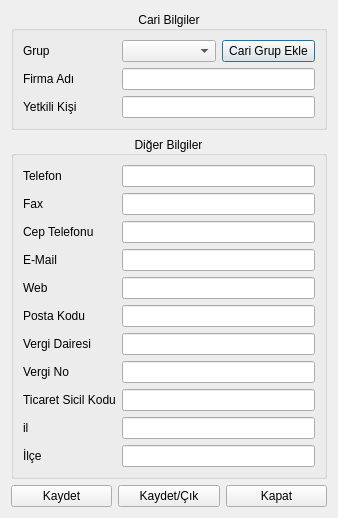
<?xml version="1.0" encoding="UTF-8"?>
<ui version="4.0">
 <class>YeniCariEkleDialog</class>
 <widget class="QDialog" name="YeniCariEkleDialog">
  <property name="geometry">
   <rect>
    <x>0</x>
    <y>0</y>
    <width>338</width>
    <height>480</height>
   </rect>
  </property>
  <property name="windowTitle">
   <string>Yeni Cari Hesap Ekle</string>
  </property>
  <layout class="QVBoxLayout" name="verticalLayout">
   <item>
    <widget class="QGroupBox" name="groupBox">
     <property name="title">
      <string>Cari Bilgiler</string>
     </property>
     <property name="alignment">
      <set>Qt::AlignCenter</set>
     </property>
     <property name="flat">
      <bool>true</bool>
     </property>
     <layout class="QGridLayout" name="gridLayout_2">
      <item row="0" column="0">
       <layout class="QGridLayout" name="gridLayout">
        <item row="0" column="1">
         <widget class="QComboBox" name="comboBox_CariGruplar"/>
        </item>
        <item row="2" column="0">
         <widget class="QLabel" name="label_3">
          <property name="text">
           <string>Yetkili Kişi</string>
          </property>
         </widget>
        </item>
        <item row="1" column="0">
         <widget class="QLabel" name="label_2">
          <property name="text">
           <string>Firma Adı</string>
          </property>
         </widget>
        </item>
        <item row="0" column="0">
         <widget class="QLabel" name="label">
          <property name="text">
           <string>Grup</string>
          </property>
         </widget>
        </item>
        <item row="0" column="2">
         <widget class="QPushButton" name="pushButton_CariGrpEkle">
          <property name="text">
           <string>Cari Grup Ekle</string>
          </property>
         </widget>
        </item>
        <item row="1" column="1" colspan="2">
         <widget class="QLineEdit" name="lineEdit_FirmaAdi"/>
        </item>
        <item row="2" column="1" colspan="2">
         <widget class="QLineEdit" name="lineEdit_FirmaYetkili"/>
        </item>
       </layout>
      </item>
     </layout>
    </widget>
   </item>
   <item>
    <widget class="QGroupBox" name="groupBox_2">
     <property name="title">
      <string>Diğer Bilgiler</string>
     </property>
     <property name="alignment">
      <set>Qt::AlignCenter</set>
     </property>
     <property name="flat">
      <bool>true</bool>
     </property>
     <layout class="QGridLayout" name="gridLayout_4">
      <item row="0" column="0">
       <layout class="QGridLayout" name="gridLayout_3">
        <item row="5" column="1">
         <widget class="QLineEdit" name="lineEdit_PostaKodu"/>
        </item>
        <item row="3" column="0">
         <widget class="QLabel" name="label_7">
          <property name="text">
           <string>E-Mail</string>
          </property>
         </widget>
        </item>
        <item row="3" column="1">
         <widget class="QLineEdit" name="lineEdit_eMail"/>
        </item>
        <item row="8" column="1">
         <widget class="QLineEdit" name="lineEdit_SicilNo">
          <property name="placeholderText">
           <string/>
          </property>
         </widget>
        </item>
        <item row="6" column="0">
         <widget class="QLabel" name="label_10">
          <property name="text">
           <string>Vergi Dairesi</string>
          </property>
         </widget>
        </item>
        <item row="0" column="0">
         <widget class="QLabel" name="label_4">
          <property name="text">
           <string>Telefon</string>
          </property>
         </widget>
        </item>
        <item row="10" column="0">
         <widget class="QLabel" name="label_14">
          <property name="text">
           <string>İlçe</string>
          </property>
         </widget>
        </item>
        <item row="4" column="1">
         <widget class="QLineEdit" name="lineEdit_Web"/>
        </item>
        <item row="2" column="0">
         <widget class="QLabel" name="label_6">
          <property name="text">
           <string>Cep Telefonu</string>
          </property>
         </widget>
        </item>
        <item row="8" column="0">
         <widget class="QLabel" name="label_12">
          <property name="text">
           <string>Ticaret Sicil Kodu</string>
          </property>
         </widget>
        </item>
        <item row="7" column="1">
         <widget class="QLineEdit" name="lineEdit_VergiNo">
          <property name="placeholderText">
           <string/>
          </property>
         </widget>
        </item>
        <item row="2" column="1">
         <widget class="QLineEdit" name="lineEdit_CepTelefonu"/>
        </item>
        <item row="7" column="0">
         <widget class="QLabel" name="label_11">
          <property name="text">
           <string>Vergi No</string>
          </property>
         </widget>
        </item>
        <item row="1" column="0">
         <widget class="QLabel" name="label_5">
          <property name="text">
           <string>Fax</string>
          </property>
         </widget>
        </item>
        <item row="9" column="0">
         <widget class="QLabel" name="label_13">
          <property name="text">
           <string>il</string>
          </property>
         </widget>
        </item>
        <item row="5" column="0">
         <widget class="QLabel" name="label_9">
          <property name="text">
           <string>Posta Kodu</string>
          </property>
         </widget>
        </item>
        <item row="6" column="1">
         <widget class="QLineEdit" name="lineEdit_VergiDairesi"/>
        </item>
        <item row="4" column="0">
         <widget class="QLabel" name="label_8">
          <property name="text">
           <string>Web</string>
          </property>
         </widget>
        </item>
        <item row="1" column="1">
         <widget class="QLineEdit" name="lineEdit_Fax"/>
        </item>
        <item row="0" column="1">
         <widget class="QLineEdit" name="lineEdit_Telefon"/>
        </item>
        <item row="9" column="1">
         <widget class="QLineEdit" name="lineEdit_il">
          <property name="placeholderText">
           <string/>
          </property>
         </widget>
        </item>
        <item row="10" column="1">
         <widget class="QLineEdit" name="lineEdit_ilce">
          <property name="placeholderText">
           <string/>
          </property>
         </widget>
        </item>
       </layout>
      </item>
     </layout>
    </widget>
   </item>
   <item>
    <layout class="QHBoxLayout" name="horizontalLayout">
     <item>
      <widget class="QPushButton" name="pushButton_Kaydet">
       <property name="text">
        <string>Kaydet</string>
       </property>
      </widget>
     </item>
     <item>
      <widget class="QPushButton" name="pushButton_KaydetCik">
       <property name="text">
        <string>Kaydet/Çık</string>
       </property>
      </widget>
     </item>
     <item>
      <widget class="QPushButton" name="pushButton_Lapat">
       <property name="text">
        <string>Kapat</string>
       </property>
      </widget>
     </item>
    </layout>
   </item>
  </layout>
 </widget>
 <resources/>
 <connections>
  <connection>
   <sender>pushButton_Lapat</sender>
   <signal>clicked()</signal>
   <receiver>YeniCariEkleDialog</receiver>
   <slot>close()</slot>
   <hints>
    <hint type="sourcelabel">
     <x>313</x>
     <y>466</y>
    </hint>
    <hint type="destinationlabel">
     <x>330</x>
     <y>475</y>
    </hint>
   </hints>
  </connection>
 </connections>
</ui>
